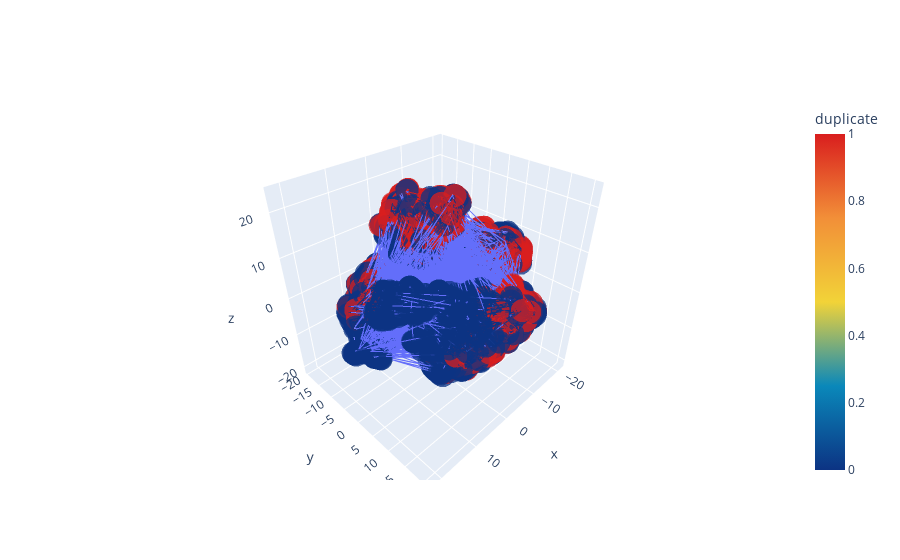

The notebook cell saved with this chart:
### Code cell
data = trace1
fig = dict(data = data)
py.iplot(fig)

### Figure 1 — Plotly figure (JSON) as saved in the notebook; plotly's stock layout.template omitted (floating-point values rounded to 4 significant figures; data arrays with more than 128 entries replaced by an {"elided": "..."} marker saying what was removed)
{"data": [{"marker": {"color": {"elided": "5000 int values"}, "colorbar": {"title": {"text": "duplicate"}}, "colorscale": [[0, "rgb(12,51,131)"], [0.25, "rgb(10,136,186)"], [0.5, "rgb(242,211,56)"], [0.75, "rgb(242,143,56)"], [1, "rgb(217,30,30)"]], "line": {"color": "rgb(255, 255, 255)"}, "opacity": 0.75, "sizemode": "diameter"}, "type": "scatter3d", "x": {"elided": "5000 float values"}, "y": {"elided": "5000 float values"}, "z": {"elided": "5000 float values"}}], "layout": {}}
